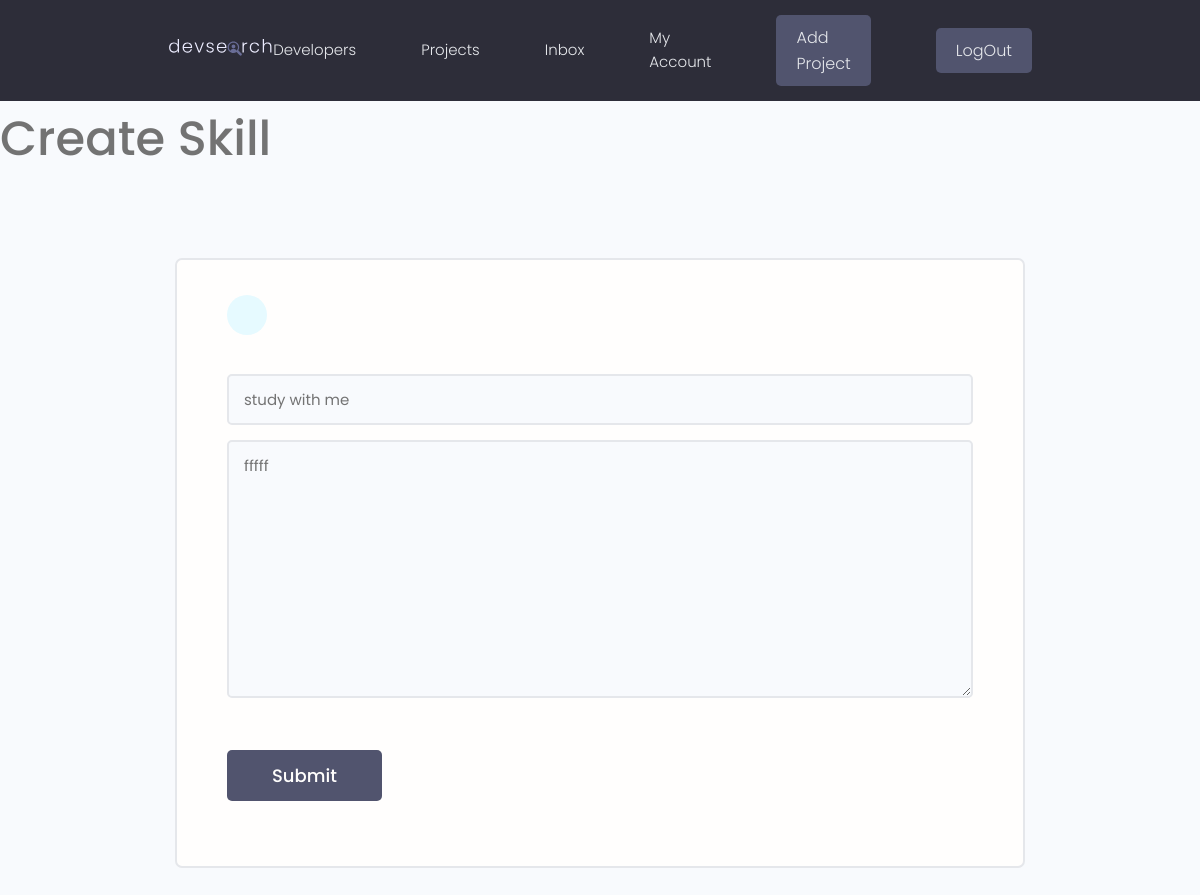
Before: /update-skill/918cffd7-30f5-449f-9e46-567cdb34e2a3/ (signed in) with the older database file.
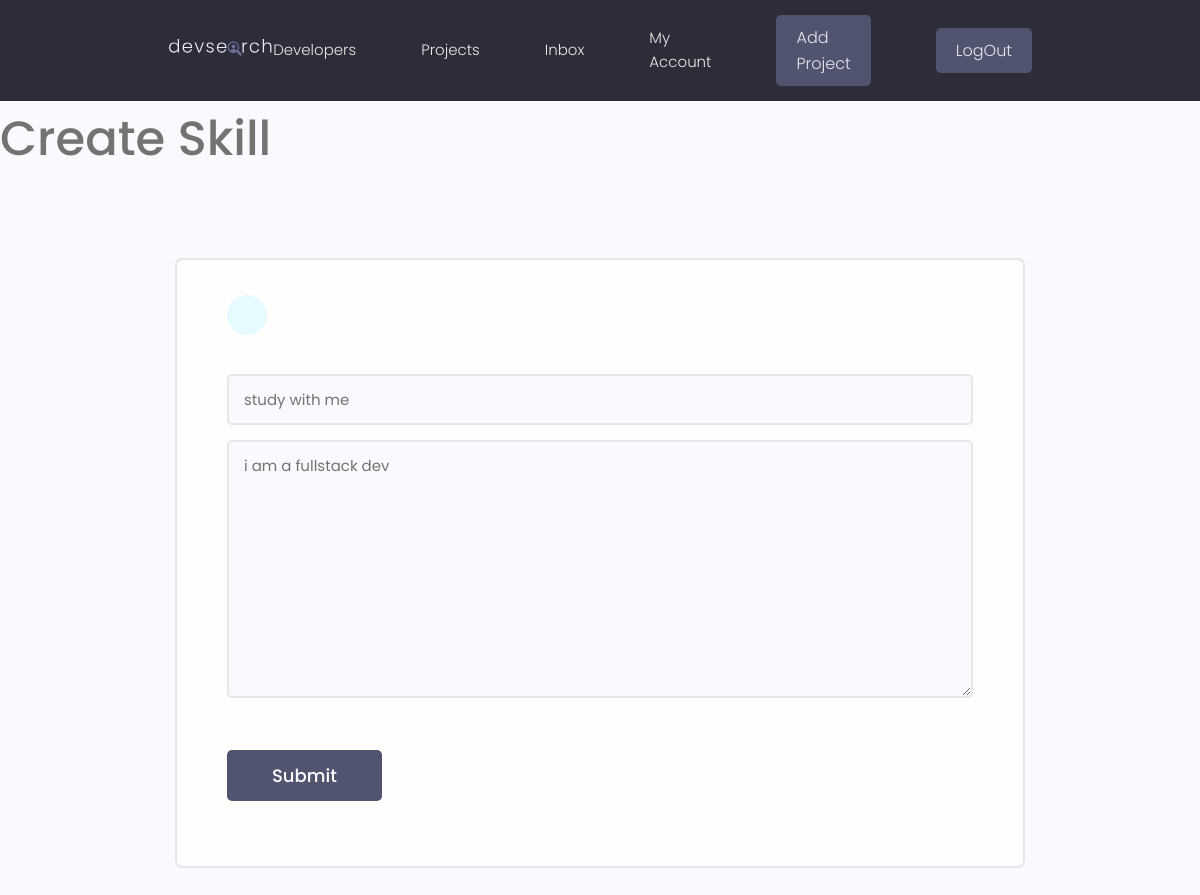
After: the same page with the newer database file.
### users/models.py (models this page shows, shortened)
class Skill(models.Model):
    owner = models.ForeignKey(Profile, on_delete=models.CASCADE, null=True, blank=True)
    name = models.CharField(max_length=200, blank=True, null=True)
    description = models.TextField(blank=True, null=True)
    created = models.DateField(auto_now_add=True)
    id = models.UUIDField(default=uuid.uuid4, unique=True, primary_key=True, editable=False)

### users/views.py (the view)
# urls.py: path('update-skill/<str:pk>/', views.updateSkill, name='update-skill'),
@login_required(login_url='login')
def updateSkill(request, pk):
    profile = request.user.profile
    skill = profile.skill_set.get(id = pk)
    form = skillForm(instance=skill)
    if request.method == 'POST':
        form = skillForm(request.POST, instance=skill)
        if form.is_valid():
            form.save()
            messages.success(request, 'skill is updated successfully!')
            return redirect('account')
    context = {'form': form}
    return render(request, 'users/skill_form.html', context)

### users/forms.py
class skillForm(ModelForm):
    class Meta:
        model = Skill
        fields = '__all__'
        exclude = ['owner']
    def __init__(self, *args, **kwargs):
        super(skillForm, self).__init__(*args, **kwargs)
        for k, field in self.fields.items():
            field.widget.attrs.update({'class': 'input'})

### users/templates/users/skill_form.html (shortened to what this page needs)
{% extends 'main.html' %}
{% block content %}
    <h1>Create Skill</h1>
    <main class="formPage my-xl">
        <div class="content-box">
            <div class="formWrapper">
                <a class="backButton" href="{% url 'account' %}"></a>
                <br>
                <form action="" class="form" method="POST">
                    {% for field in form %}
                    <div class="form__field">
                        {{field}}
                    </div>
                    {% endfor %}
                    <input class="btn btn--sub btn--lg  my-md" type="submit" value="Submit" />
                </form>
            </div>
        </div>
    </main>
{% endblock content %}

Changed rows visible on the page:
changed Skill "study with me": description "fffff" → "i am a fullstack dev"
